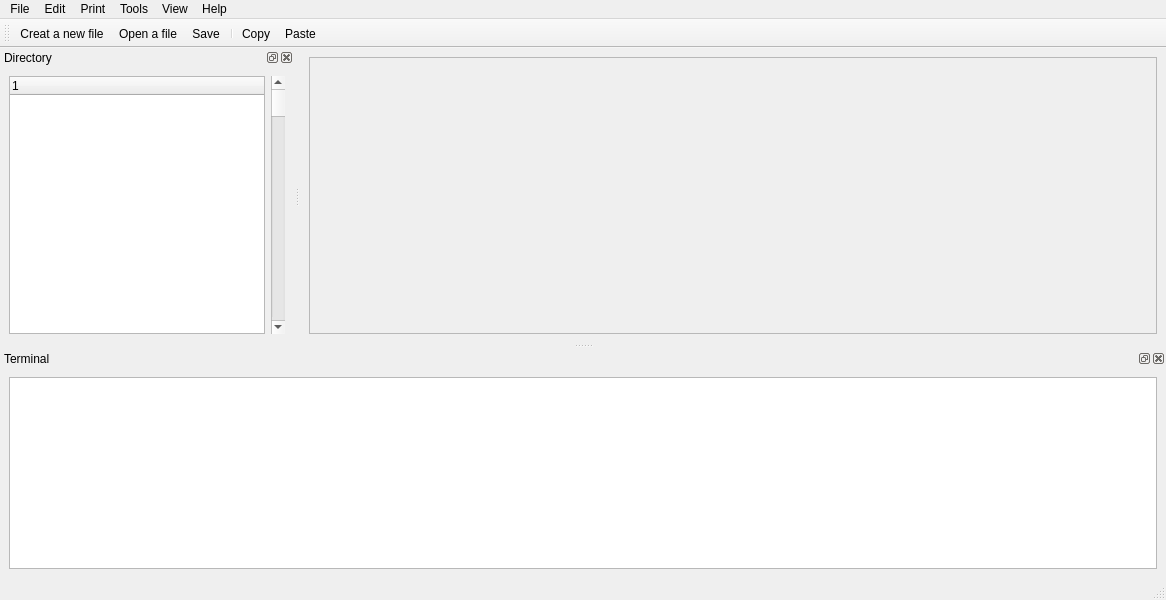
<?xml version="1.0" encoding="UTF-8"?>
<ui version="4.0">
 <class>MainWindow</class>
 <widget class="QMainWindow" name="MainWindow">
  <property name="geometry">
   <rect>
    <x>0</x>
    <y>0</y>
    <width>1166</width>
    <height>600</height>
   </rect>
  </property>
  <property name="contextMenuPolicy">
   <enum>Qt::NoContextMenu</enum>
  </property>
  <property name="windowTitle">
   <string>MainWindow</string>
  </property>
  <widget class="QWidget" name="centralwidget">
   <layout class="QVBoxLayout" name="verticalLayout">
    <item>
     <widget class="QScrollArea" name="Model_Windows">
      <property name="contextMenuPolicy">
       <enum>Qt::ActionsContextMenu</enum>
      </property>
      <property name="widgetResizable">
       <bool>true</bool>
      </property>
      <widget class="QWidget" name="scrollAreaWidgetContents">
       <property name="geometry">
        <rect>
         <x>0</x>
         <y>0</y>
         <width>839</width>
         <height>251</height>
        </rect>
       </property>
      </widget>
     </widget>
    </item>
   </layout>
  </widget>
  <widget class="QMenuBar" name="menubar">
   <property name="geometry">
    <rect>
     <x>0</x>
     <y>0</y>
     <width>1166</width>
     <height>29</height>
    </rect>
   </property>
   <widget class="QMenu" name="menuFile">
    <property name="title">
     <string>File</string>
    </property>
    <addaction name="actionCreat_a_new_file"/>
    <addaction name="actionOpen_a_file_Ctrl_O"/>
    <addaction name="actionSave_Ctrl_S"/>
   </widget>
   <widget class="QMenu" name="menuEdit">
    <property name="title">
     <string>Edit</string>
    </property>
    <addaction name="actionCopy"/>
    <addaction name="actionPaste"/>
   </widget>
   <widget class="QMenu" name="menuPrint">
    <property name="title">
     <string>Print</string>
    </property>
   </widget>
   <widget class="QMenu" name="menuTools">
    <property name="title">
     <string>Tools</string>
    </property>
    <addaction name="actionOption"/>
   </widget>
   <widget class="QMenu" name="menuHelp">
    <property name="title">
     <string>Help</string>
    </property>
    <addaction name="actionAbout_Us"/>
   </widget>
   <widget class="QMenu" name="menuView_v">
    <property name="title">
     <string>View</string>
    </property>
    <addaction name="actionShow_Directory_Dock"/>
    <addaction name="actionShow_Terminal_Dock"/>
   </widget>
   <addaction name="menuFile"/>
   <addaction name="menuEdit"/>
   <addaction name="menuPrint"/>
   <addaction name="menuTools"/>
   <addaction name="menuView_v"/>
   <addaction name="menuHelp"/>
  </widget>
  <widget class="QStatusBar" name="statusBar"/>
  <widget class="QDockWidget" name="Terminal_Dock">
   <property name="baseSize">
    <size>
     <width>1080</width>
     <height>150</height>
    </size>
   </property>
   <property name="windowTitle">
    <string>Terminal</string>
   </property>
   <attribute name="dockWidgetArea">
    <number>8</number>
   </attribute>
   <widget class="QWidget" name="dockWidgetContents_5">
    <layout class="QGridLayout" name="gridLayout_2">
     <item row="0" column="0">
      <widget class="QTextEdit" name="textEdit"/>
     </item>
    </layout>
   </widget>
  </widget>
  <widget class="QDockWidget" name="Directory_Dock">
   <property name="windowTitle">
    <string>Directory</string>
   </property>
   <attribute name="dockWidgetArea">
    <number>1</number>
   </attribute>
   <widget class="QWidget" name="dockWidgetContents_3">
    <layout class="QGridLayout" name="gridLayout">
     <item row="0" column="0">
      <widget class="QTreeWidget" name="treeWidget">
       <column>
        <property name="text">
         <string notr="true">1</string>
        </property>
       </column>
      </widget>
     </item>
     <item row="0" column="1">
      <widget class="QScrollBar" name="verticalScrollBar">
       <property name="orientation">
        <enum>Qt::Vertical</enum>
       </property>
      </widget>
     </item>
    </layout>
   </widget>
  </widget>
  <widget class="QToolBar" name="toolBar">
   <property name="windowTitle">
    <string>toolBar</string>
   </property>
   <attribute name="toolBarArea">
    <enum>TopToolBarArea</enum>
   </attribute>
   <attribute name="toolBarBreak">
    <bool>false</bool>
   </attribute>
   <addaction name="actionCreat_a_new_file"/>
   <addaction name="actionOpen_a_file_Ctrl_O"/>
   <addaction name="actionSave_Ctrl_S"/>
   <addaction name="separator"/>
   <addaction name="actionCopy"/>
   <addaction name="actionPaste"/>
  </widget>
  <action name="actionCreat_a_new_file">
   <property name="icon">
    <iconset resource="res.qrc">
     <normaloff>:/new/prefix1/image/icons8-folder-50.png</normaloff>:/new/prefix1/image/icons8-folder-50.png</iconset>
   </property>
   <property name="text">
    <string>Creat a new file</string>
   </property>
   <property name="shortcut">
    <string>Ctrl+N</string>
   </property>
  </action>
  <action name="actionOpen_a_file_Ctrl_O">
   <property name="icon">
    <iconset resource="res.qrc">
     <normaloff>:/new/prefix1/image/icons8-plus-+-50.png</normaloff>:/new/prefix1/image/icons8-plus-+-50.png</iconset>
   </property>
   <property name="text">
    <string>Open a file</string>
   </property>
   <property name="shortcut">
    <string>Ctrl+O</string>
   </property>
  </action>
  <action name="actionSave_Ctrl_S">
   <property name="icon">
    <iconset resource="res.qrc">
     <normaloff>:/new/prefix1/image/icons8-bookmark-50.png</normaloff>:/new/prefix1/image/icons8-bookmark-50.png</iconset>
   </property>
   <property name="text">
    <string>Save </string>
   </property>
   <property name="shortcut">
    <string>Ctrl+S</string>
   </property>
  </action>
  <action name="actionAbout_Us">
   <property name="icon">
    <iconset resource="res.qrc">
     <normaloff>:/new/prefix1/image/icons8-user-male-50.png</normaloff>:/new/prefix1/image/icons8-user-male-50.png</iconset>
   </property>
   <property name="text">
    <string>About Us</string>
   </property>
  </action>
  <action name="actionOption">
   <property name="icon">
    <iconset resource="res.qrc">
     <normaloff>:/new/prefix1/image/icons8-services-50.png</normaloff>:/new/prefix1/image/icons8-services-50.png</iconset>
   </property>
   <property name="text">
    <string>Option</string>
   </property>
  </action>
  <action name="actionCopy">
   <property name="text">
    <string>Copy</string>
   </property>
   <property name="shortcut">
    <string>Ctrl+C</string>
   </property>
  </action>
  <action name="actionPaste">
   <property name="text">
    <string>Paste</string>
   </property>
   <property name="shortcut">
    <string>Ctrl+V</string>
   </property>
  </action>
  <action name="actionShow_Directory_Dock">
   <property name="text">
    <string>Show_Directory_Dock</string>
   </property>
  </action>
  <action name="actionShow_Terminal_Dock">
   <property name="text">
    <string>Show_Terminal_Dock</string>
   </property>
  </action>
 </widget>
 <resources>
  <include location="res.qrc"/>
 </resources>
 <connections>
  <connection>
   <sender>actionShow_Directory_Dock</sender>
   <signal>triggered()</signal>
   <receiver>Directory_Dock</receiver>
   <slot>show()</slot>
   <hints>
    <hint type="sourcelabel">
     <x>152</x>
     <y>198</y>
    </hint>
    <hint type="destinationlabel">
     <x>152</x>
     <y>198</y>
    </hint>
   </hints>
  </connection>
  <connection>
   <sender>actionShow_Terminal_Dock</sender>
   <signal>triggered()</signal>
   <receiver>Terminal_Dock</receiver>
   <slot>show()</slot>
   <hints>
    <hint type="sourcelabel">
     <x>-1</x>
     <y>-1</y>
    </hint>
    <hint type="destinationlabel">
     <x>582</x>
     <y>453</y>
    </hint>
   </hints>
  </connection>
 </connections>
</ui>
